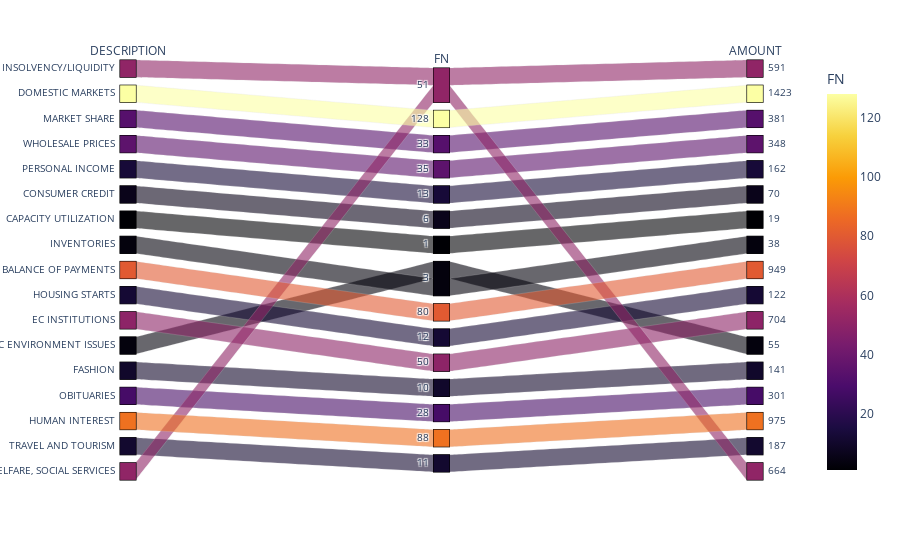

The notebook cell saved with this chart:
### Code cell
paral_not_learned_fn = px.parallel_categories(tot_256_not_learned, dimensions=['DESCRIPTION','FN', 'AMOUNT'], color='FN', color_continuous_scale=px.colors.sequential.Inferno)

paral_not_learned_fn.show()

### Figure 1 — Plotly figure (JSON) as saved in the notebook; plotly's stock layout.template omitted (floating-point values rounded to 4 significant figures)
{"data": [{"dimensions": [{"label": "DESCRIPTION", "values": ["INSOLVENCY/LIQUIDITY", "DOMESTIC MARKETS", "MARKET SHARE", "WHOLESALE PRICES", "PERSONAL INCOME", "CONSUMER CREDIT", "CAPACITY UTILIZATION", "INVENTORIES", "BALANCE OF PAYMENTS", "HOUSING STARTS", "EC INSTITUTIONS", "EC ENVIRONMENT ISSUES", "FASHION", "OBITUARIES", "HUMAN INTEREST", "TRAVEL AND TOURISM", "WELFARE, SOCIAL SERVICES"]}, {"label": "FN", "values": [51, 128, 33, 35, 13, 6, 1, 3, 80, 12, 50, 3, 10, 28, 88, 11, 51]}, {"label": "AMOUNT", "values": [591, 1423, 381, 348, 162, 70, 19, 38, 949, 122, 704, 55, 141, 301, 975, 187, 664]}], "domain": {"x": [0, 1], "y": [0, 1]}, "line": {"color": [51, 128, 33, 35, 13, 6, 1, 3, 80, 12, 50, 3, 10, 28, 88, 11, 51], "coloraxis": "coloraxis"}, "name": "", "type": "parcats"}], "layout": {"coloraxis": {"colorbar": {"title": {"text": "FN"}}, "colorscale": [[0, "#000004"], [0.1111, "#1b0c41"], [0.2222, "#4a0c6b"], [0.3333, "#781c6d"], [0.4444, "#a52c60"], [0.5556, "#cf4446"], [0.6667, "#ed6925"], [0.7778, "#fb9b06"], [0.8889, "#f7d13d"], [1, "#fcffa4"]]}, "legend": {"tracegroupgap": 0}, "margin": {"t": 60}}}
